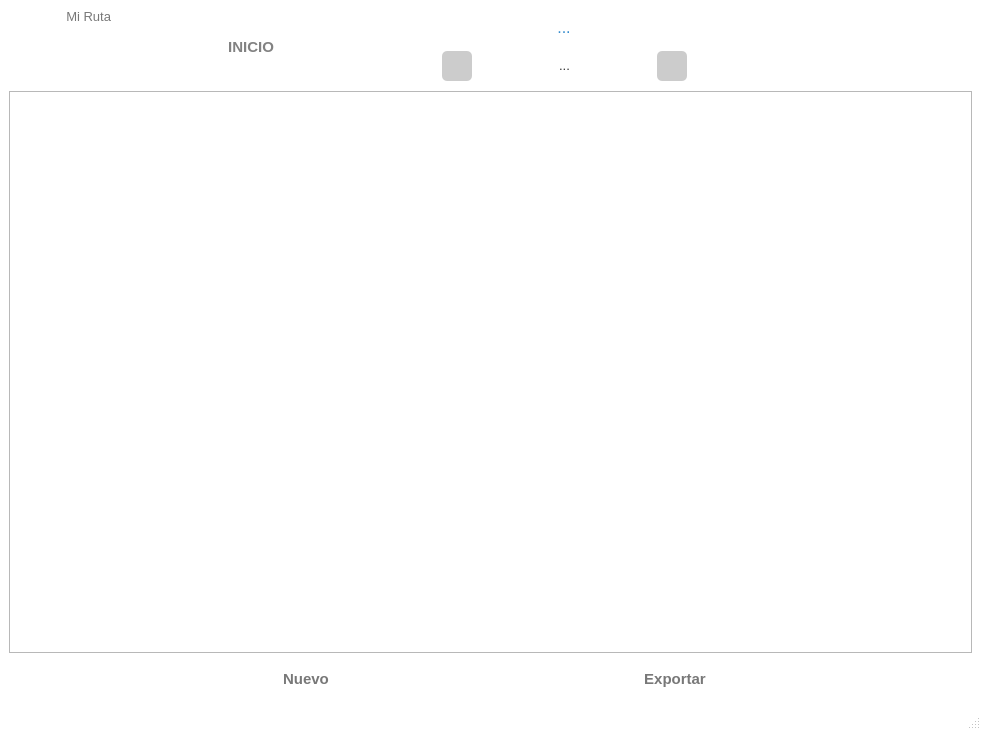
<?xml version="1.0" encoding="UTF-8"?>
<ui version="4.0">
 <class>Screen_Table_ITACs</class>
 <widget class="QMainWindow" name="Screen_Table_ITACs">
  <property name="geometry">
   <rect>
    <x>0</x>
    <y>0</y>
    <width>981</width>
    <height>730</height>
   </rect>
  </property>
  <property name="palette">
   <palette>
    <active>
     <colorrole role="Base">
      <brush brushstyle="SolidPattern">
       <color alpha="255">
        <red>46</red>
        <green>47</green>
        <blue>48</blue>
       </color>
      </brush>
     </colorrole>
     <colorrole role="Window">
      <brush brushstyle="SolidPattern">
       <color alpha="255">
        <red>255</red>
        <green>255</green>
        <blue>255</blue>
       </color>
      </brush>
     </colorrole>
    </active>
    <inactive>
     <colorrole role="Base">
      <brush brushstyle="SolidPattern">
       <color alpha="255">
        <red>46</red>
        <green>47</green>
        <blue>48</blue>
       </color>
      </brush>
     </colorrole>
     <colorrole role="Window">
      <brush brushstyle="SolidPattern">
       <color alpha="255">
        <red>255</red>
        <green>255</green>
        <blue>255</blue>
       </color>
      </brush>
     </colorrole>
    </inactive>
    <disabled>
     <colorrole role="Base">
      <brush brushstyle="SolidPattern">
       <color alpha="255">
        <red>255</red>
        <green>255</green>
        <blue>255</blue>
       </color>
      </brush>
     </colorrole>
     <colorrole role="Window">
      <brush brushstyle="SolidPattern">
       <color alpha="255">
        <red>255</red>
        <green>255</green>
        <blue>255</blue>
       </color>
      </brush>
     </colorrole>
    </disabled>
   </palette>
  </property>
  <property name="font">
   <font>
    <family>Segoe UI</family>
    <pointsize>10</pointsize>
   </font>
  </property>
  <property name="windowTitle">
   <string>Tabla de Itacs</string>
  </property>
  <widget class="QWidget" name="centralwidget">
   <layout class="QVBoxLayout" name="verticalLayout_2">
    <item>
     <layout class="QHBoxLayout" name="horizontalLayout_3">
      <item>
       <layout class="QHBoxLayout" name="horizontalLayout_2">
        <property name="bottomMargin">
         <number>35</number>
        </property>
        <item>
         <widget class="my_label" name="lb_logo">
          <property name="minimumSize">
           <size>
            <width>51</width>
            <height>41</height>
           </size>
          </property>
          <property name="maximumSize">
           <size>
            <width>200</width>
            <height>240</height>
           </size>
          </property>
          <property name="styleSheet">
           <string notr="true">border-image: url(:/icons/app_logo.png);</string>
          </property>
          <property name="text">
           <string/>
          </property>
          <property name="scaledContents">
           <bool>false</bool>
          </property>
          <property name="alignment">
           <set>Qt::AlignCenter</set>
          </property>
          <property name="wordWrap">
           <bool>false</bool>
          </property>
         </widget>
        </item>
        <item>
         <widget class="QLabel" name="label_17">
          <property name="minimumSize">
           <size>
            <width>0</width>
            <height>40</height>
           </size>
          </property>
          <property name="styleSheet">
           <string notr="true">font: 63 18pt &quot;Segoe UI Semibold&quot;;
color: rgb(120, 120, 120)</string>
          </property>
          <property name="text">
           <string>Mi Ruta      </string>
          </property>
          <property name="alignment">
           <set>Qt::AlignHCenter|Qt::AlignTop</set>
          </property>
         </widget>
        </item>
       </layout>
      </item>
      <item>
       <spacer name="horizontalSpacer_4">
        <property name="orientation">
         <enum>Qt::Horizontal</enum>
        </property>
        <property name="sizeHint" stdset="0">
         <size>
          <width>40</width>
          <height>20</height>
         </size>
        </property>
       </spacer>
      </item>
      <item>
       <widget class="QPushButton" name="pb_inicio">
        <property name="minimumSize">
         <size>
          <width>0</width>
          <height>50</height>
         </size>
        </property>
        <property name="font">
         <font>
          <family>Segoe UI</family>
          <pointsize>11</pointsize>
          <weight>75</weight>
          <bold>true</bold>
         </font>
        </property>
        <property name="styleSheet">
         <string notr="true">QPushButton{
	background-color: #FFFFFF; 
	border-radius: 6px;
	color: rgb(130, 130, 130);
}
QPushButton:hover:!pressed{
	  background-color: #EEEEEE; 
}</string>
        </property>
        <property name="text">
         <string> INICIO</string>
        </property>
        <property name="icon">
         <iconset resource="assets.qrc">
          <normaloff>:/icons/inicio.png</normaloff>:/icons/inicio.png</iconset>
        </property>
        <property name="iconSize">
         <size>
          <width>60</width>
          <height>30</height>
         </size>
        </property>
        <property name="flat">
         <bool>true</bool>
        </property>
       </widget>
      </item>
      <item>
       <spacer name="horizontalSpacer_3">
        <property name="orientation">
         <enum>Qt::Horizontal</enum>
        </property>
        <property name="sizeHint" stdset="0">
         <size>
          <width>40</width>
          <height>20</height>
         </size>
        </property>
       </spacer>
      </item>
      <item>
       <layout class="QVBoxLayout" name="verticalLayout">
        <item>
         <layout class="QHBoxLayout" name="horizontalLayout_22">
          <item>
           <spacer name="horizontalSpacer_17">
            <property name="orientation">
             <enum>Qt::Horizontal</enum>
            </property>
            <property name="sizeHint" stdset="0">
             <size>
              <width>40</width>
              <height>20</height>
             </size>
            </property>
           </spacer>
          </item>
          <item>
           <widget class="MyLabelShine" name="l_cantidad_de_itacs">
            <property name="minimumSize">
             <size>
              <width>320</width>
              <height>30</height>
             </size>
            </property>
            <property name="maximumSize">
             <size>
              <width>260</width>
              <height>30</height>
             </size>
            </property>
            <property name="font">
             <font>
              <family>Segoe UI</family>
              <pointsize>12</pointsize>
             </font>
            </property>
            <property name="styleSheet">
             <string notr="true">background-color: #FFFFFF; 
border-radius: 6px;
color:rgb(77, 77, 77);
color:rgb(54, 141, 206);</string>
            </property>
            <property name="text">
             <string>...</string>
            </property>
            <property name="alignment">
             <set>Qt::AlignCenter</set>
            </property>
           </widget>
          </item>
          <item>
           <spacer name="horizontalSpacer_18">
            <property name="orientation">
             <enum>Qt::Horizontal</enum>
            </property>
            <property name="sizeHint" stdset="0">
             <size>
              <width>40</width>
              <height>20</height>
             </size>
            </property>
           </spacer>
          </item>
         </layout>
        </item>
        <item>
         <layout class="QHBoxLayout" name="horizontalLayout_23">
          <property name="spacing">
           <number>5</number>
          </property>
          <item>
           <spacer name="horizontalSpacer_21">
            <property name="orientation">
             <enum>Qt::Horizontal</enum>
            </property>
            <property name="sizeHint" stdset="0">
             <size>
              <width>40</width>
              <height>20</height>
             </size>
            </property>
           </spacer>
          </item>
          <item>
           <widget class="QPushButton" name="pb_previous_pagination">
            <property name="minimumSize">
             <size>
              <width>30</width>
              <height>30</height>
             </size>
            </property>
            <property name="maximumSize">
             <size>
              <width>30</width>
              <height>30</height>
             </size>
            </property>
            <property name="styleSheet">
             <string notr="true">QPushButton{
	border-radius: 5px;
	background-color: #CCCCCC; 
}
QPushButton:hover:!pressed{
	  background-color: #DDDDDD; 
}</string>
            </property>
            <property name="text">
             <string/>
            </property>
            <property name="icon">
             <iconset resource="assets.qrc">
              <normaloff>:/icons/previous.png</normaloff>:/icons/previous.png</iconset>
            </property>
            <property name="iconSize">
             <size>
              <width>18</width>
              <height>18</height>
             </size>
            </property>
            <property name="flat">
             <bool>true</bool>
            </property>
           </widget>
          </item>
          <item>
           <widget class="MyLabelSpinner" name="l_current_pagination">
            <property name="minimumSize">
             <size>
              <width>175</width>
              <height>27</height>
             </size>
            </property>
            <property name="maximumSize">
             <size>
              <width>160</width>
              <height>27</height>
             </size>
            </property>
            <property name="font">
             <font>
              <family>Segoe UI</family>
              <pointsize>10</pointsize>
             </font>
            </property>
            <property name="styleSheet">
             <string notr="true">QLabel{
	background-color: #FFFFFF; 
	border-radius: 5px;
	color:rgb(50, 50, 50);
}
QLabel:hover:!pressed{
	  background-color: #EEEEEE; 
}
</string>
            </property>
            <property name="text">
             <string>...</string>
            </property>
            <property name="alignment">
             <set>Qt::AlignCenter</set>
            </property>
           </widget>
          </item>
          <item>
           <widget class="QPushButton" name="pb_next_pagination">
            <property name="minimumSize">
             <size>
              <width>30</width>
              <height>30</height>
             </size>
            </property>
            <property name="maximumSize">
             <size>
              <width>30</width>
              <height>30</height>
             </size>
            </property>
            <property name="styleSheet">
             <string notr="true">QPushButton{
	border-radius: 5px;
	background-color: #CCCCCC; 
}
QPushButton:hover:!pressed{
	  background-color: #DDDDDD; 
}</string>
            </property>
            <property name="text">
             <string/>
            </property>
            <property name="icon">
             <iconset resource="assets.qrc">
              <normaloff>:/icons/next.png</normaloff>:/icons/next.png</iconset>
            </property>
            <property name="iconSize">
             <size>
              <width>18</width>
              <height>18</height>
             </size>
            </property>
            <property name="flat">
             <bool>true</bool>
            </property>
           </widget>
          </item>
          <item>
           <spacer name="horizontalSpacer_22">
            <property name="orientation">
             <enum>Qt::Horizontal</enum>
            </property>
            <property name="sizeHint" stdset="0">
             <size>
              <width>40</width>
              <height>20</height>
             </size>
            </property>
           </spacer>
          </item>
         </layout>
        </item>
       </layout>
      </item>
      <item>
       <spacer name="horizontalSpacer_5">
        <property name="orientation">
         <enum>Qt::Horizontal</enum>
        </property>
        <property name="sizeHint" stdset="0">
         <size>
          <width>40</width>
          <height>20</height>
         </size>
        </property>
       </spacer>
      </item>
      <item>
       <layout class="QHBoxLayout" name="horizontalLayout_4">
        <property name="bottomMargin">
         <number>40</number>
        </property>
        <item>
         <widget class="QPushButton" name="pb_minimize">
          <property name="styleSheet">
           <string notr="true">QPushButton{
	color: rgb(77, 77, 77);
	border-radius: 3px;
}
QPushButton:hover:!pressed{
	  background-color: #EEEEEE; 
}</string>
          </property>
          <property name="text">
           <string/>
          </property>
          <property name="icon">
           <iconset resource="assets.qrc">
            <normaloff>:/icons/minimize.png</normaloff>:/icons/minimize.png</iconset>
          </property>
          <property name="iconSize">
           <size>
            <width>30</width>
            <height>30</height>
           </size>
          </property>
          <property name="flat">
           <bool>true</bool>
          </property>
         </widget>
        </item>
        <item>
         <widget class="QPushButton" name="pb_maximize">
          <property name="styleSheet">
           <string notr="true">QPushButton{
	color: rgb(77, 77, 77);
	border-radius: 3px;
}
QPushButton:hover:!pressed{
	  background-color: #EEEEEE; 
}</string>
          </property>
          <property name="text">
           <string/>
          </property>
          <property name="icon">
           <iconset resource="assets.qrc">
            <normaloff>:/icons/maximize.png</normaloff>:/icons/maximize.png</iconset>
          </property>
          <property name="iconSize">
           <size>
            <width>30</width>
            <height>30</height>
           </size>
          </property>
          <property name="flat">
           <bool>true</bool>
          </property>
         </widget>
        </item>
        <item>
         <widget class="QPushButton" name="pb_cruz">
          <property name="styleSheet">
           <string notr="true">QPushButton{
	color: rgb(77, 77, 77);
	border-radius: 3px;
}
QPushButton:hover:!pressed{
	  background-color: rgba(255, 200, 200);
}</string>
          </property>
          <property name="text">
           <string/>
          </property>
          <property name="icon">
           <iconset resource="assets.qrc">
            <normaloff>:/icons/close.png</normaloff>:/icons/close.png</iconset>
          </property>
          <property name="iconSize">
           <size>
            <width>30</width>
            <height>30</height>
           </size>
          </property>
          <property name="flat">
           <bool>true</bool>
          </property>
         </widget>
        </item>
       </layout>
      </item>
     </layout>
    </item>
    <item>
     <widget class="QTableView" name="tableView">
      <property name="palette">
       <palette>
        <active>
         <colorrole role="WindowText">
          <brush brushstyle="SolidPattern">
           <color alpha="255">
            <red>77</red>
            <green>77</green>
            <blue>77</blue>
           </color>
          </brush>
         </colorrole>
         <colorrole role="Text">
          <brush brushstyle="SolidPattern">
           <color alpha="255">
            <red>77</red>
            <green>77</green>
            <blue>77</blue>
           </color>
          </brush>
         </colorrole>
         <colorrole role="ButtonText">
          <brush brushstyle="SolidPattern">
           <color alpha="255">
            <red>77</red>
            <green>77</green>
            <blue>77</blue>
           </color>
          </brush>
         </colorrole>
         <colorrole role="Base">
          <brush brushstyle="SolidPattern">
           <color alpha="255">
            <red>255</red>
            <green>255</green>
            <blue>255</blue>
           </color>
          </brush>
         </colorrole>
         <colorrole role="PlaceholderText">
          <brush brushstyle="NoBrush">
           <color alpha="128">
            <red>77</red>
            <green>77</green>
            <blue>77</blue>
           </color>
          </brush>
         </colorrole>
        </active>
        <inactive>
         <colorrole role="WindowText">
          <brush brushstyle="SolidPattern">
           <color alpha="255">
            <red>77</red>
            <green>77</green>
            <blue>77</blue>
           </color>
          </brush>
         </colorrole>
         <colorrole role="Text">
          <brush brushstyle="SolidPattern">
           <color alpha="255">
            <red>77</red>
            <green>77</green>
            <blue>77</blue>
           </color>
          </brush>
         </colorrole>
         <colorrole role="ButtonText">
          <brush brushstyle="SolidPattern">
           <color alpha="255">
            <red>77</red>
            <green>77</green>
            <blue>77</blue>
           </color>
          </brush>
         </colorrole>
         <colorrole role="Base">
          <brush brushstyle="SolidPattern">
           <color alpha="255">
            <red>255</red>
            <green>255</green>
            <blue>255</blue>
           </color>
          </brush>
         </colorrole>
         <colorrole role="PlaceholderText">
          <brush brushstyle="NoBrush">
           <color alpha="128">
            <red>77</red>
            <green>77</green>
            <blue>77</blue>
           </color>
          </brush>
         </colorrole>
        </inactive>
        <disabled>
         <colorrole role="WindowText">
          <brush brushstyle="SolidPattern">
           <color alpha="255">
            <red>77</red>
            <green>77</green>
            <blue>77</blue>
           </color>
          </brush>
         </colorrole>
         <colorrole role="Text">
          <brush brushstyle="SolidPattern">
           <color alpha="255">
            <red>77</red>
            <green>77</green>
            <blue>77</blue>
           </color>
          </brush>
         </colorrole>
         <colorrole role="ButtonText">
          <brush brushstyle="SolidPattern">
           <color alpha="255">
            <red>77</red>
            <green>77</green>
            <blue>77</blue>
           </color>
          </brush>
         </colorrole>
         <colorrole role="Base">
          <brush brushstyle="SolidPattern">
           <color alpha="255">
            <red>255</red>
            <green>255</green>
            <blue>255</blue>
           </color>
          </brush>
         </colorrole>
         <colorrole role="PlaceholderText">
          <brush brushstyle="NoBrush">
           <color alpha="128">
            <red>77</red>
            <green>77</green>
            <blue>77</blue>
           </color>
          </brush>
         </colorrole>
        </disabled>
       </palette>
      </property>
      <property name="font">
       <font>
        <family>Segoe UI</family>
       </font>
      </property>
      <property name="styleSheet">
       <string notr="true">color: rgb(77, 77, 77);</string>
      </property>
     </widget>
    </item>
    <item>
     <layout class="QHBoxLayout" name="horizontalLayout">
      <item>
       <spacer name="horizontalSpacer">
        <property name="orientation">
         <enum>Qt::Horizontal</enum>
        </property>
        <property name="sizeHint" stdset="0">
         <size>
          <width>40</width>
          <height>20</height>
         </size>
        </property>
       </spacer>
      </item>
      <item>
       <widget class="QPushButton" name="pb_nueva">
        <property name="enabled">
         <bool>true</bool>
        </property>
        <property name="minimumSize">
         <size>
          <width>130</width>
          <height>40</height>
         </size>
        </property>
        <property name="maximumSize">
         <size>
          <width>130</width>
          <height>40</height>
         </size>
        </property>
        <property name="font">
         <font>
          <family>Segoe UI</family>
          <pointsize>11</pointsize>
          <weight>75</weight>
          <bold>true</bold>
         </font>
        </property>
        <property name="styleSheet">
         <string notr="true">QPushButton{
	color:rgb(120, 120, 120);
	border-radius: 3px;
}
QPushButton:hover:!pressed{
	  background-color: #EEEEEE; 
}</string>
        </property>
        <property name="text">
         <string>Nuevo</string>
        </property>
        <property name="icon">
         <iconset resource="assets.qrc">
          <normaloff>:/icons/plus_blue.png</normaloff>:/icons/plus_blue.png</iconset>
        </property>
        <property name="iconSize">
         <size>
          <width>20</width>
          <height>20</height>
         </size>
        </property>
       </widget>
      </item>
      <item>
       <spacer name="horizontalSpacer_6">
        <property name="orientation">
         <enum>Qt::Horizontal</enum>
        </property>
        <property name="sizeHint" stdset="0">
         <size>
          <width>40</width>
          <height>20</height>
         </size>
        </property>
       </spacer>
      </item>
      <item>
       <widget class="QPushButton" name="pb_export_data">
        <property name="enabled">
         <bool>true</bool>
        </property>
        <property name="minimumSize">
         <size>
          <width>130</width>
          <height>40</height>
         </size>
        </property>
        <property name="maximumSize">
         <size>
          <width>130</width>
          <height>40</height>
         </size>
        </property>
        <property name="font">
         <font>
          <family>Segoe UI</family>
          <pointsize>11</pointsize>
          <weight>75</weight>
          <bold>true</bold>
         </font>
        </property>
        <property name="styleSheet">
         <string notr="true">QPushButton{
	color:rgb(120, 120, 120);
	border-radius: 3px;
}
QPushButton:hover:!pressed{
	  background-color: #EEEEEE; 
}</string>
        </property>
        <property name="text">
         <string>Exportar</string>
        </property>
        <property name="icon">
         <iconset resource="assets.qrc">
          <normaloff>:/icons/database_export.png</normaloff>:/icons/database_export.png</iconset>
        </property>
        <property name="iconSize">
         <size>
          <width>25</width>
          <height>25</height>
         </size>
        </property>
       </widget>
      </item>
      <item>
       <spacer name="horizontalSpacer_2">
        <property name="orientation">
         <enum>Qt::Horizontal</enum>
        </property>
        <property name="sizeHint" stdset="0">
         <size>
          <width>40</width>
          <height>20</height>
         </size>
        </property>
       </spacer>
      </item>
     </layout>
    </item>
   </layout>
  </widget>
  <widget class="QStatusBar" name="statusbar"/>
 </widget>
 <customwidgets>
  <customwidget>
   <class>MyLabelSpinner</class>
   <extends>QLabel</extends>
   <header location="global">mylabelspinner.h</header>
  </customwidget>
  <customwidget>
   <class>MyLabelShine</class>
   <extends>QLabel</extends>
   <header location="global">mylabelshine.h</header>
  </customwidget>
  <customwidget>
   <class>my_label</class>
   <extends>QLabel</extends>
   <header location="global">my_label.h</header>
  </customwidget>
 </customwidgets>
 <resources>
  <include location="assets.qrc"/>
 </resources>
 <connections/>
</ui>
